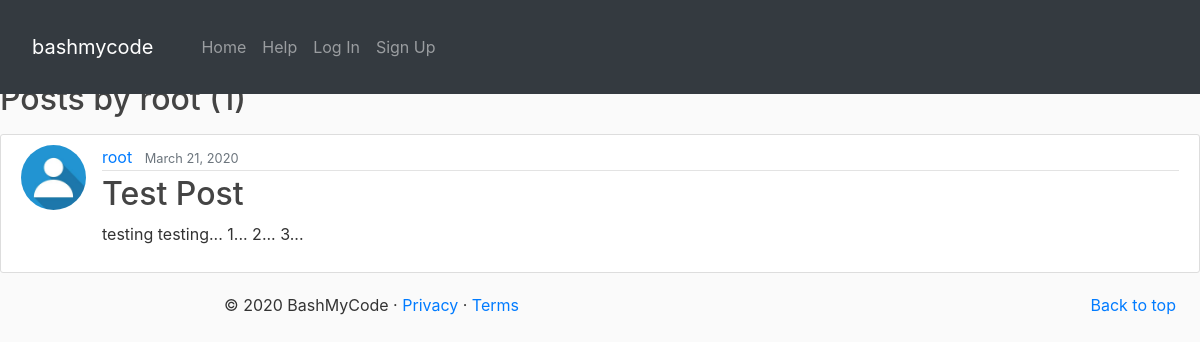
The app's page /bashmycode/user/root, older data.
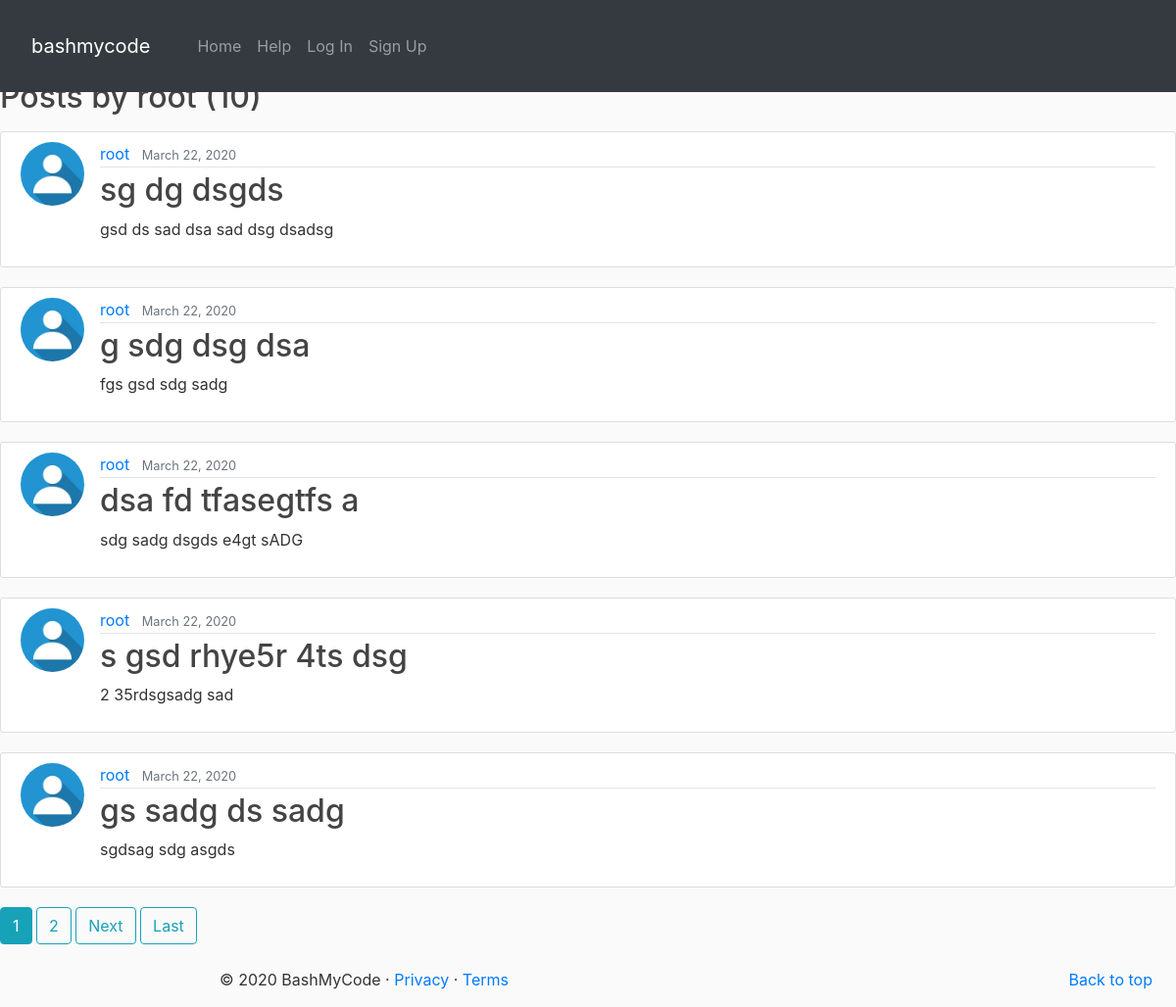
The same page, newer data.
### bashmycode/models.py (models this page shows, shortened)
class Post(models.Model):
    POST_CHOICES = [
        ('HELP', 'HELP'),
        ('BASH', 'BASH'),
    ]
    title = models.CharField(max_length=100)
    content = models.TextField()
    date_posted = models.DateTimeField(auto_now_add=True)
    author = models.ForeignKey(User, on_delete=models.CASCADE)
    post_type = models.CharField(max_length=4, blank=True, choices=POST_CHOICES)

class Profile(models.Model):
    user = models.OneToOneField(User, on_delete=models.CASCADE)
    image = models.ImageField(default='default.jpg', upload_to='profile_pics')

### bashmycode/views.py (the view)
# urls.py: path('user/<str:username>', UserPostListView.as_view(), name='user-posts'),
class UserPostListView(ListView):
    model = Post
    template_name = 'bashmycode/user_posts.html'  # <app>/<model>_<viewtype>.html
    context_object_name = 'posts'
    paginate_by = 5
    def get_queryset(self):
        user = get_object_or_404(User, username=self.kwargs.get('username'))
        return Post.objects.filter(author=user).order_by('-date_posted')

### templates/bashmycode/user_posts.html (shortened to what this page needs)
{% extends 'bashmycode/base.html' %}
{% block content %}
    <h2 class="mb-3">Posts by {{ view.kwargs.username }} ({{ page_obj.paginator.count }})</h2>
    {% for post in posts %}
        <article class="media content-section">
            <img class="rounded-circle article-img" src="{{ post.author.profile.image.url }}"/>
            <div class="media-body">
                <div class="article-metadata">
                    <a class="mr-2" href="{% url 'bashmycode:user-posts' post.author.username %}">{{ post.author }}</a>
                    <small class="text-muted">{{ post.date_posted|date:"F d, Y" }}</small>
                </div>
                <h2><a class="article-title" href="{% url 'bashmycode:post-detail' post.id %}">{{ post.title }}</a></h2>
                <p class="article-content">{{ post.content }}</p>
            </div>
        </article>
    {% endfor %}
    {% if is_paginated %}
        {% for num in page_obj.paginator.page_range %}
            {% if page_obj.number == num %}
                <a class="btn btn-info mb-4" href="?page={{ num }}">{{ num }}</a>
            {% elif num > page_obj.number|add:'-3' and num < page_obj.number|add:'3' %}
                <a class="btn btn-outline-info mb-4" href="?page={{ num }}">{{ num }}</a>
            {% endif %}
        {% endfor %}
        {% if page_obj.has_next %}
            <a class="btn btn-outline-info mb-4" href="?page={{ page_obj.next_page_number }}">Next</a>
            <a class="btn btn-outline-info mb-4" href="?page={{ page_obj.paginator.num_pages }}">Last</a>
        {% endif %}
    {% endif %}
{% endblock content %}

Row changes from the older to the newer data that the page shows:
no longer on this page (row unchanged): Post: author.profile.image (placeholder picture), author "root", date_posted "March 21, 2020", title "Test Post", content "testing testing... 1... 2... 3..."
added Post: author.profile.image (placeholder picture), author "root", date_posted "March 22, 2020", title "sg dg dsgds", content "gsd ds sad dsa sad dsg dsadsg"
added Post: author.profile.image (placeholder picture), author "root", date_posted "March 22, 2020", title "g sdg dsg dsa", content "fgs gsd sdg sadg"
added Post: author.profile.image (placeholder picture), author "root", date_posted "March 22, 2020", title "dsa fd tfasegtfs a", content "sdg sadg dsgds e4gt sADG"
added Post: author.profile.image (placeholder picture), author "root", date_posted "March 22, 2020", title "s gsd rhye5r 4ts dsg", content "2 35rdsgsadg sad"
added Post: author.profile.image (placeholder picture), author "root", date_posted "March 22, 2020", title "gs sadg ds sadg", content "sgdsag sdg asgds"
Text that changed along with them:
{{ page_obj.paginator.count }}: "1" → "10"
new list line: "1"
new list line: "2"
text now shown: "Next Last"
